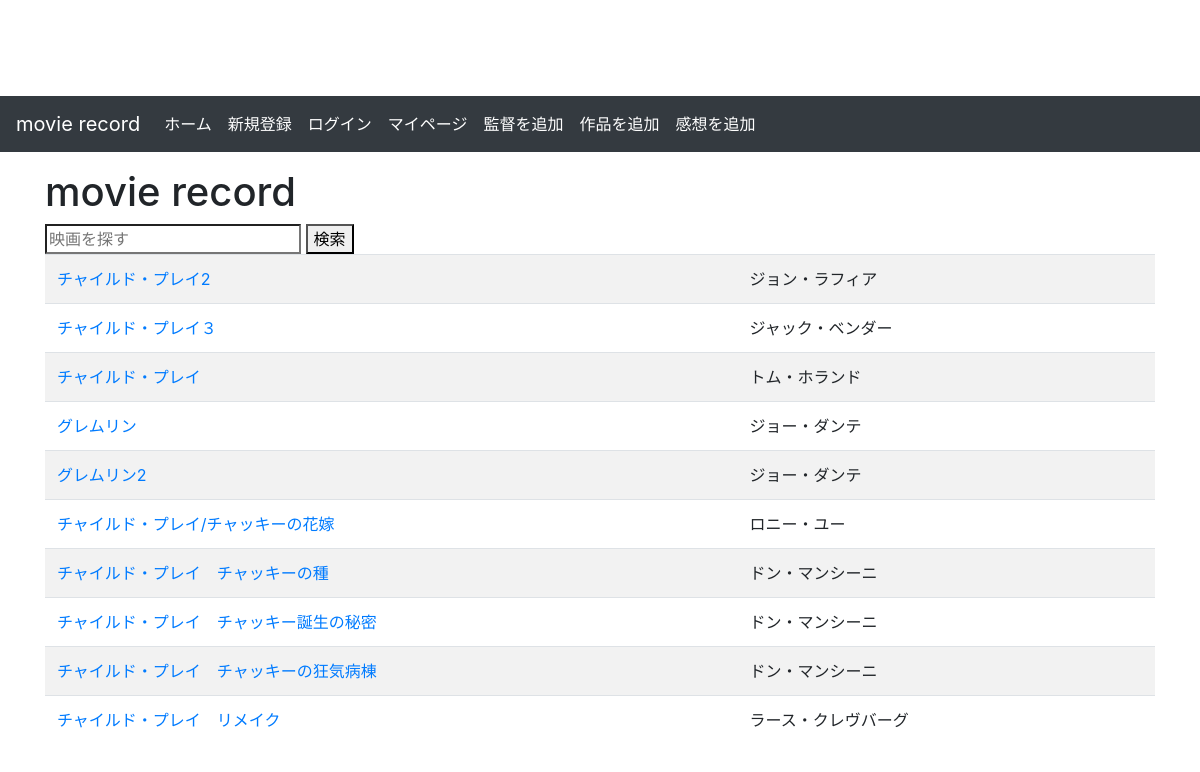
The page / on the database its author committed.
### myapp/models.py (models this page shows, shortened)
class Movie(models.Model):
    title = models.CharField(max_length=100, verbose_name="タイトル")
    director = models.ForeignKey(Director, on_delete=models.CASCADE, verbose_name="監督", related_name='movie')
    user = models.ForeignKey(User, on_delete=models.CASCADE, verbose_name="ユーザー", related_name='movies')
    watch_date = models.DateField(verbose_name="視聴日時", null=True, blank=True)

class Director(models.Model):
    name = models.CharField(max_length=100, verbose_name="監督")

### myapp/views.py (the view)
# urls.py: path('', views.IndexView.as_view(), name='index'),
class IndexView(generic.ListView):
    template_name = 'myapp/index.html'
    context_object_name = 'movie_list'
    def get_queryset(self):
        query = self.request.GET.get('query')
        if query:
            movie_list = Movie.objects.filter(title__icontains=query)
        else:
            movie_list = Movie.objects.all()
        return movie_list

### templates/myapp/index.html
{% extends './base.html' %}
{% block content %}
<h1>movie record</h1>
<form method="get">
    <input type="search" value="{{ request.GET.query }}"
           name="query" type="text"
           placeholder="映画を探す">
    <button type="submit">検索</button>
</form>
<table  class='table table-striped table-hover'>
    {% if movie_list %}
        {% for movie in movie_list %}
            <tr>
                <td><a href ="{% url 'myapp:movie_detail' movie.id %}">{{ movie.title }}</a></td>
                <td>{{movie.director.name}}</td>
                <td>{{ log.watch_date}}</td>
            </tr>
        {% endfor %}
    {% endif %}
</table>
{% endblock %}

### templates/myapp/base.html (shortened to what this page needs)
<!DOCTYPE html>
<html>
    <head>
        <link rel='stylesheet' href='https://maxcdn.bootstrapcdn.com/bootstrap/4.0.0/css/bootstrap.min.css' >
    </head>
    <body>
        <nav class="navbar navbar-expand-sm navbar-dark bg-dark mt-3 mb-3">
            <a class="navbar-brand" href="#">movie record</a>
            <div class="collapse navbar-collapse">
                <ul class="navbar-nav">
                    <li class="nav-item active">
                        <a class="nav-link" href="{% url 'myapp:index' %}">ホーム</a>
                    </li>
                    <li class="nav-item active">
                        <a class="nav-link" href="{% url 'myapp:register2' %}">新規登録</a>
                    </li>
                    <li class="nav-item active">
                        <a class="nav-link" href="{% url 'myapp:Login' %}">ログイン</a>
                    </li>
                    <li class="nav-item active">
                        <a class="nav-link" href="{% url 'myapp:home' %}">マイページ</a>
                    </li>
                    <li class="nav-item active">
                        <a class="nav-link" href="{% url 'myapp:registerdirector' %}">監督を追加</a>
                    </li>
                    <li class="nav-item active">
                        <a class="nav-link" href="{% url 'myapp:registermovie' %}">作品を追加</a>
                    </li>
                    <li class="nav-item active">
                        <a class="nav-link" href="{% url 'myapp:writinglog' %}">感想を追加</a>
                    </li>
                </ul>
            </div>
        </nav>
        <div class='container'>
            {% block content %}
            {% endblock %}
        </div>
    </body>
</html>

### templates/myapp/base.html (style rules this page uses)
body { padding-top: 80px; }

### rows shown on the page
Movie: title "チャイルド・プレイ2", director.name "ジョン・ラフィア"
Movie: title "チャイルド・プレイ３", director.name "ジャック・ベンダー"
Movie: title "チャイルド・プレイ", director.name "トム・ホランド"
Movie: title "グレムリン", director.name "ジョー・ダンテ"
Movie: title "グレムリン2", director.name "ジョー・ダンテ"
Movie: title "チャイルド・プレイ/チャッキーの花嫁", director.name "ロニー・ユー"
Movie: title "チャイルド・プレイ チャッキーの種", director.name "ドン・マンシーニ"
Movie: title "チャイルド・プレイ チャッキー誕生の秘密", director.name "ドン・マンシーニ"
Movie: title "チャイルド・プレイ チャッキーの狂気病棟", director.name "ドン・マンシーニ"
Movie: title "チャイルド・プレイ リメイク", director.name "ラース・クレヴバーグ"
